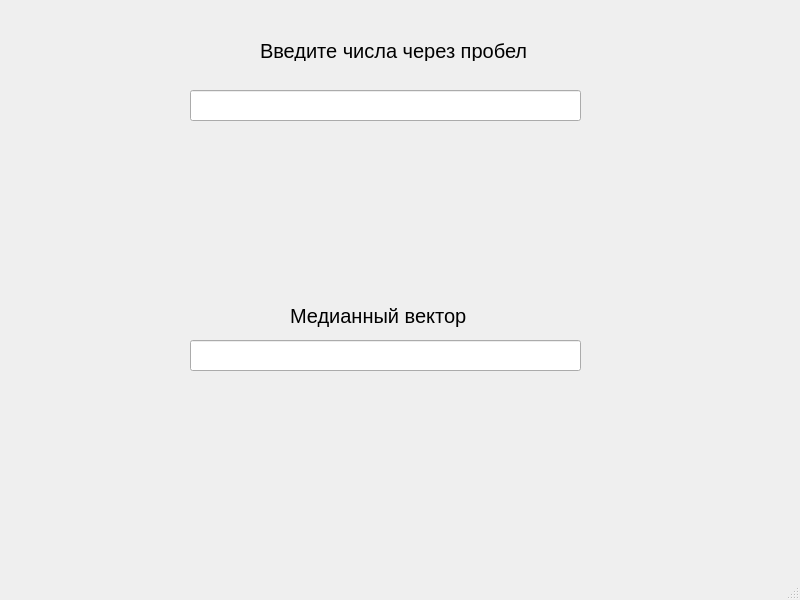
<?xml version="1.0" encoding="UTF-8"?>
<ui version="4.0">
 <class>MainWindow</class>
 <widget class="QMainWindow" name="MainWindow">
  <property name="geometry">
   <rect>
    <x>0</x>
    <y>0</y>
    <width>800</width>
    <height>600</height>
   </rect>
  </property>
  <property name="font">
   <font>
    <pointsize>15</pointsize>
   </font>
  </property>
  <property name="windowTitle">
   <string>MainWindow</string>
  </property>
  <widget class="QWidget" name="centralwidget">
   <widget class="QLineEdit" name="Input_line">
    <property name="geometry">
     <rect>
      <x>190</x>
      <y>90</y>
      <width>391</width>
      <height>31</height>
     </rect>
    </property>
   </widget>
   <widget class="QLabel" name="label">
    <property name="geometry">
     <rect>
      <x>260</x>
      <y>40</y>
      <width>271</width>
      <height>21</height>
     </rect>
    </property>
    <property name="text">
     <string>Введите числа через пробел</string>
    </property>
   </widget>
   <widget class="QLabel" name="label_2">
    <property name="geometry">
     <rect>
      <x>290</x>
      <y>300</y>
      <width>191</width>
      <height>31</height>
     </rect>
    </property>
    <property name="text">
     <string>Медианный вектор</string>
    </property>
   </widget>
   <widget class="QLineEdit" name="Output_line">
    <property name="geometry">
     <rect>
      <x>190</x>
      <y>340</y>
      <width>391</width>
      <height>31</height>
     </rect>
    </property>
    <property name="readOnly">
     <bool>true</bool>
    </property>
   </widget>
  </widget>
  <widget class="QMenuBar" name="menubar">
   <property name="geometry">
    <rect>
     <x>0</x>
     <y>0</y>
     <width>800</width>
     <height>28</height>
    </rect>
   </property>
  </widget>
  <widget class="QStatusBar" name="statusbar"/>
 </widget>
 <resources/>
 <connections/>
</ui>
